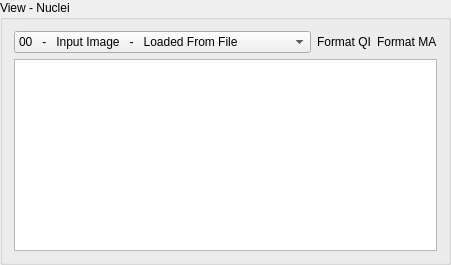
       <widget class="QGroupBox" name="groupBox_View_Cores">
        <property name="sizePolicy">
         <sizepolicy hsizetype="Preferred" vsizetype="Preferred">
          <horstretch>1</horstretch>
          <verstretch>1</verstretch>
         </sizepolicy>
        </property>
        <property name="minimumSize">
         <size>
          <width>375</width>
          <height>0</height>
         </size>
        </property>
        <property name="title">
         <string>View - Nuclei</string>
        </property>
        <layout class="QGridLayout" name="gridLayout_2">
         <item row="1" column="0" colspan="3">
          <widget class="QGraphicsView" name="graphicsView_Cores">
           <property name="mouseTracking">
            <bool>true</bool>
           </property>
          </widget>
         </item>
         <item row="0" column="0">
          <widget class="QComboBox" name="comboBox_View_Cores">
           <item>
            <property name="text">
             <string>00   -   Input Image   -   Loaded From File</string>
            </property>
           </item>
           <item>
            <property name="text">
             <string>01   -   Input Image   -   Convert Depth to 8bit</string>
            </property>
           </item>
           <item>
            <property name="text">
             <string>02   -   Input Image   -   Improved Contrast</string>
            </property>
           </item>
           <item>
            <property name="text">
             <string>03   -   Remove Noise   -   Gauss Filter</string>
            </property>
           </item>
           <item>
            <property name="text">
             <string>04   -   Binarization   -   Local Adaptive Mean</string>
            </property>
           </item>
           <item>
            <property name="text">
             <string>05   -   Binarization   -   Fill Holes by Area</string>
            </property>
           </item>
           <item>
            <property name="text">
             <string>06   -   Binarization   -   Invert</string>
            </property>
           </item>
           <item>
            <property name="text">
             <string>07   -   Distance   -   Transformation</string>
            </property>
           </item>
           <item>
            <property name="text">
             <string>08   -   Lokal Rank   -   Eilenstein Filter</string>
            </property>
           </item>
           <item>
            <property name="text">
             <string>09   -   Lokal Rank   -   Convert Depth to 8bit</string>
            </property>
           </item>
           <item>
            <property name="text">
             <string>10   -   Lokal Maxima   -   Binarization</string>
            </property>
           </item>
           <item>
            <property name="text">
             <string>11   -   Remove Small   -   Opening</string>
            </property>
           </item>
           <item>
            <property name="text">
             <string>12   -   Connect Near   -   Dilation</string>
            </property>
           </item>
           <item>
            <property name="text">
             <string>13   -   Segments   -   Watershade Transformation</string>
            </property>
           </item>
           <item>
            <property name="text">
             <string>14   -   Segments   -   Binary</string>
            </property>
           </item>
           <item>
            <property name="text">
             <string>15   -   Segments   -   Connect Small to nearby Big</string>
            </property>
           </item>
           <item>
            <property name="text">
             <string>16   -   Segments   -   Labels Final</string>
            </property>
           </item>
           <item>
            <property name="text">
             <string>17   -   Segments   -   Edges</string>
            </property>
           </item>
          </widget>
         </item>
         <item row="0" column="1">
          <widget class="QLabel" name="label_View_Cores_QI_Format">
           <property name="maximumSize">
            <size>
             <width>65</width>
             <height>16777215</height>
            </size>
           </property>
           <property name="text">
            <string>Format QI</string>
           </property>
          </widget>
         </item>
         <item row="0" column="2">
          <widget class="QLabel" name="label_View_Cores_MA_Format">
           <property name="maximumSize">
            <size>
             <width>65</width>
             <height>16777215</height>
            </size>
           </property>
           <property name="text">
            <string>Format MA</string>
           </property>
          </widget>
         </item>
        </layout>
       </widget>
